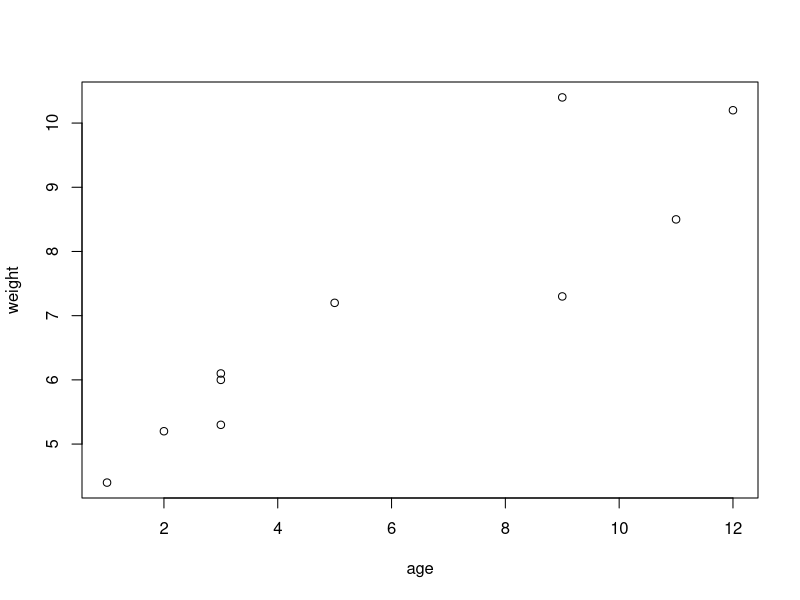
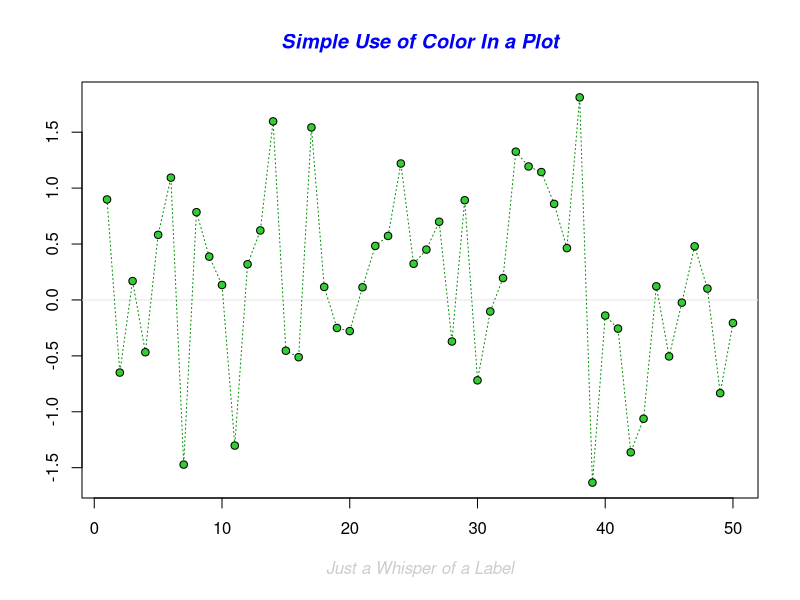
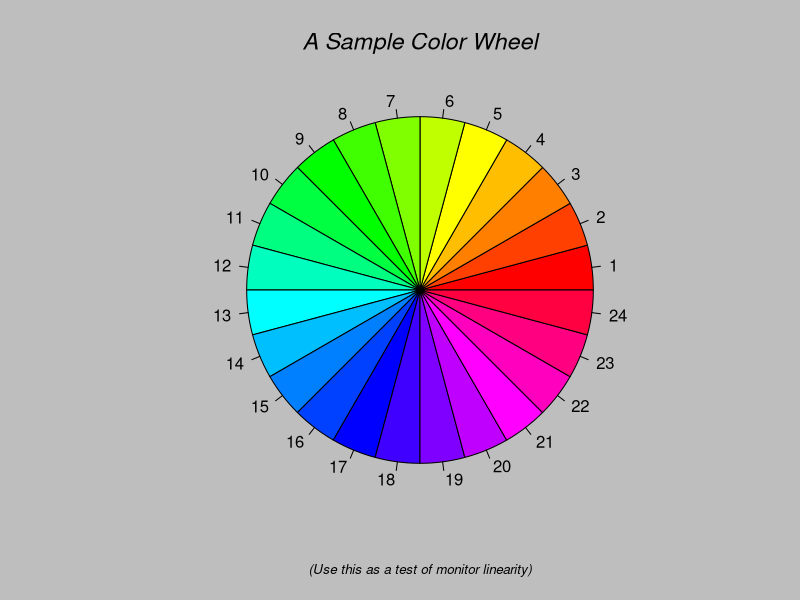
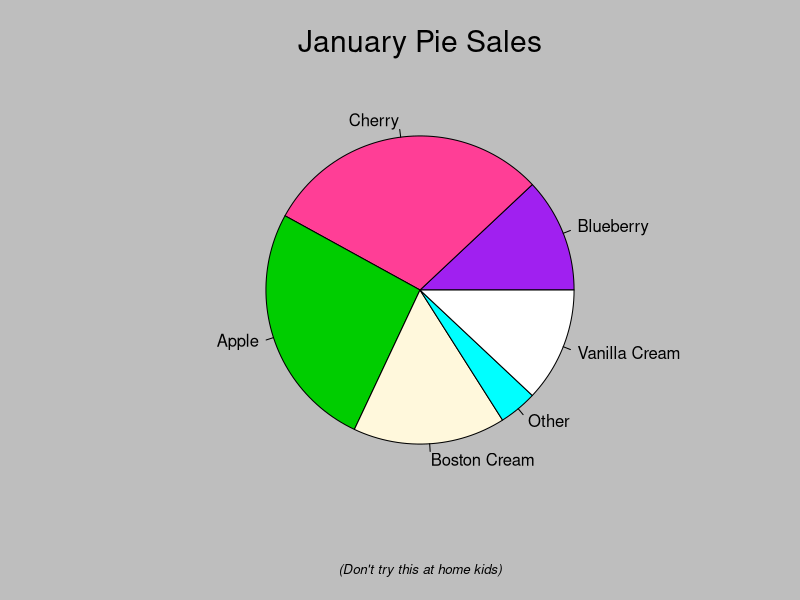
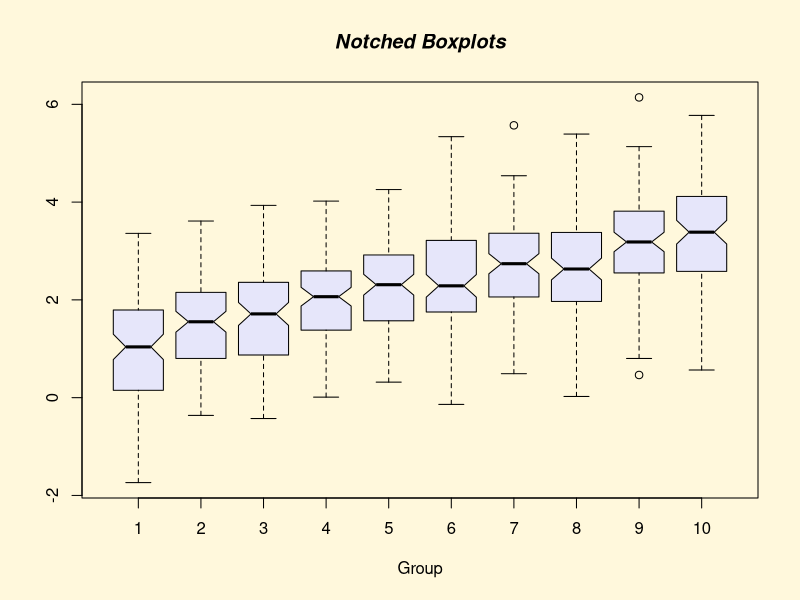
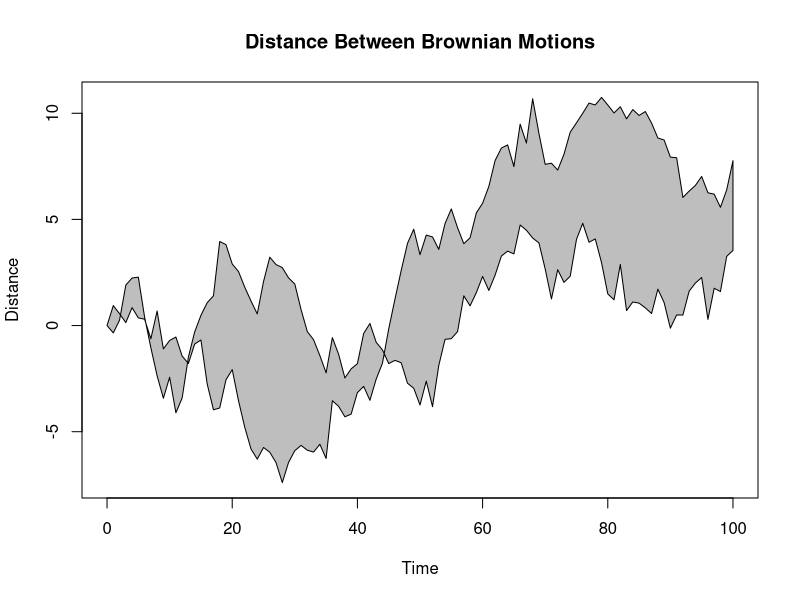
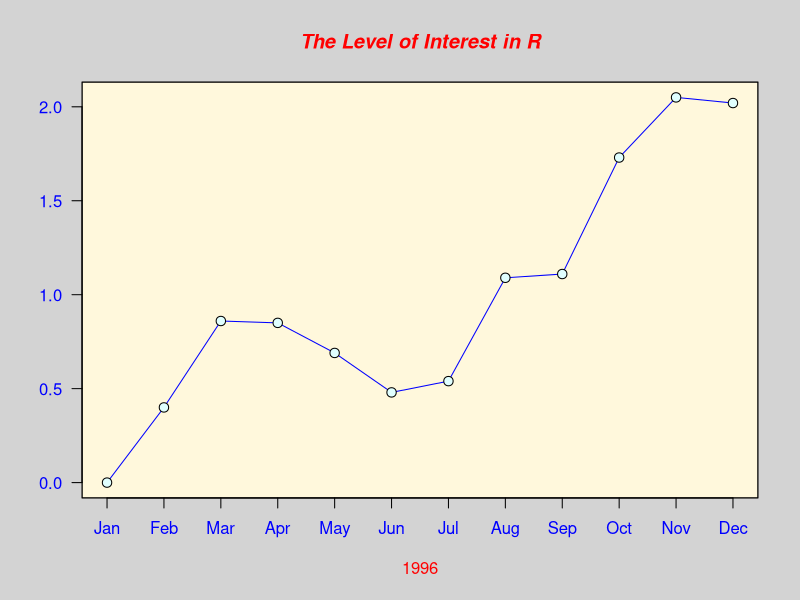
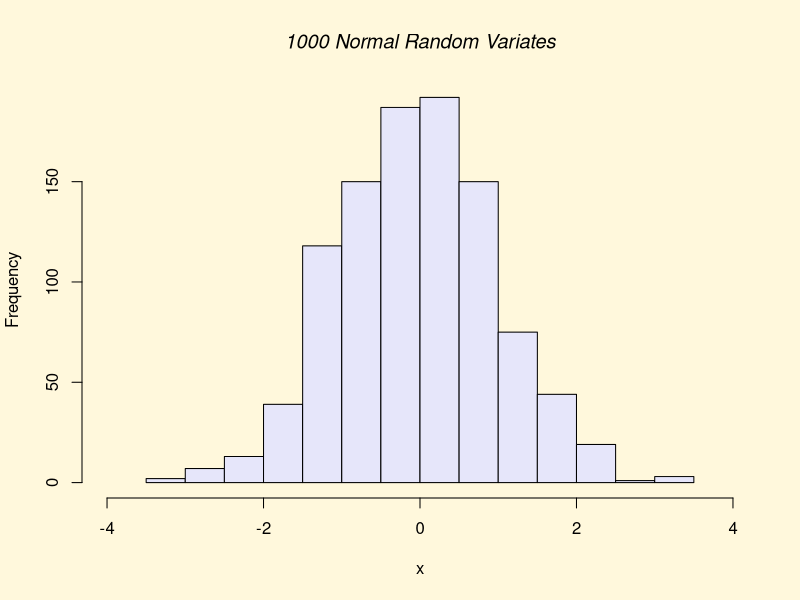

Source code (R) for these figures, in order: (Note: this script raises an error after producing the figures.)
age <- c(1,3,5,2,11,9,3,9,12,3) 
weight <- c(4.4,5.3,7.2,5.2,8.5,7.3,6.0,10.4,10.2,6.1) 
mean(weight) 
sd(weight)
cor(age,weight)
plot(age,weight)
demo(graphics)
history(1)

options(digits = 3)
x <- runif(20)
summary(x)
hist(x)
savehistory()
save.image()

library()
